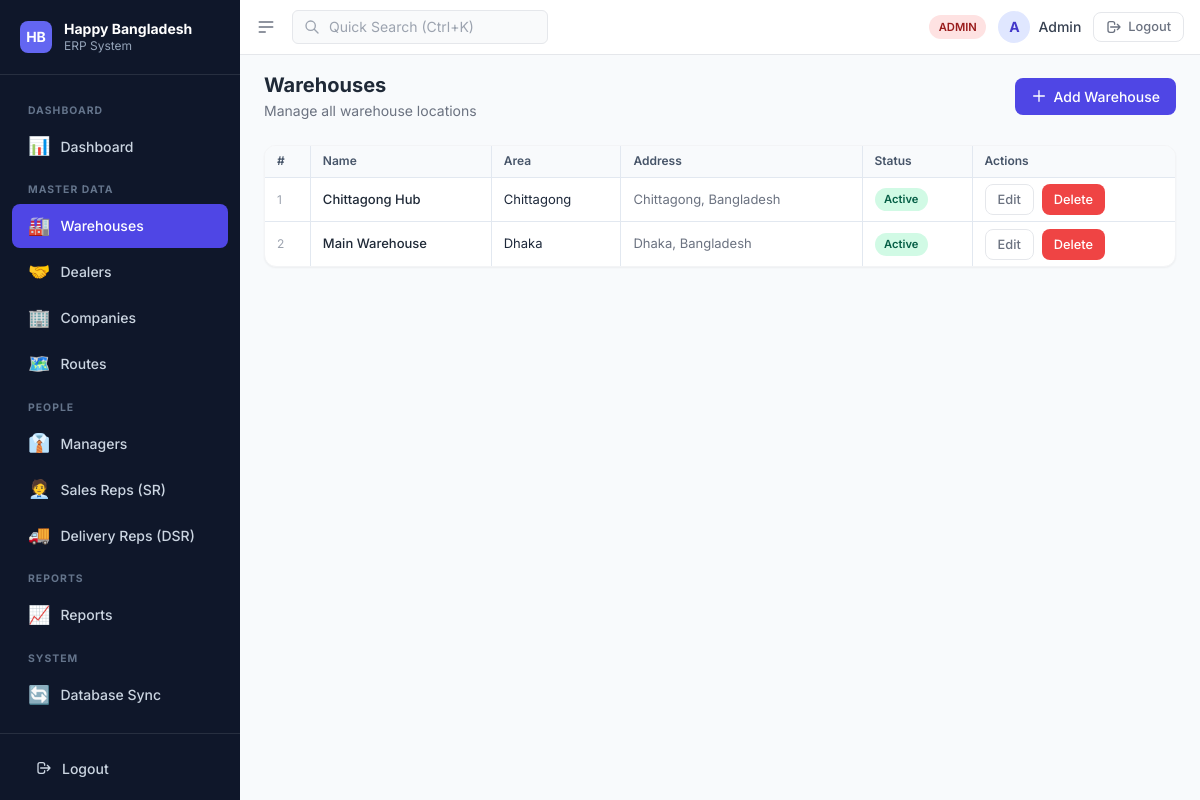
The app's page /admin/warehouses.php (signed in) with its own data.
### tables this page shows
CREATE TABLE IF NOT EXISTS warehouses (
  id INT AUTO_INCREMENT PRIMARY KEY,
  name VARCHAR(100) UNIQUE NOT NULL,
  address TEXT,
  area VARCHAR(100),
  status TINYINT DEFAULT 1,
  created_at TIMESTAMP DEFAULT CURRENT_TIMESTAMP
);

### config/session.php (called while the page is built, shortened)
<?php
function rootPath(): string {
    $is_localhost = in_array($_SERVER['HTTP_HOST'] ?? '', ['localhost', '127.0.0.1', '::1']);
    return $is_localhost ? '/happycrm2' : '';
}

### admin/warehouses.php (the view, shortened to what this page needs)
<?php
require_once __DIR__ . '/../config/session.php';
$pdo = getDB();
$warehouses = $pdo->query('SELECT * FROM warehouses WHERE status=1 ORDER BY id DESC')->fetchAll();
include __DIR__ . '/../includes/header.php';
?>
<div class="page-wrapper">
  <?php include __DIR__ . '/../includes/sidebar.php'; ?>
  <div class="main-content">
    <?php include __DIR__ . '/../includes/navbar.php'; ?>
    <div class="page-body">
      <div class="flex items-center justify-between mb-6">
        <div>
          <h2 class="text-xl font-bold text-gray-800">Warehouses</h2>
          <p class="text-sm text-gray-500 mt-0.5">Manage all warehouse locations</p>
        </div>
        <button onclick="openModal('add-modal')" class="btn btn-primary">
          <svg class="w-4 h-4" fill="none" stroke="currentColor" viewBox="0 0 24 24"><path stroke-linecap="round" stroke-linejoin="round" stroke-width="2" d="M12 4v16m8-8H4"/></svg>
          Add Warehouse
        </button>
      </div>
      <div class="bg-white rounded-xl shadow-sm border border-gray-100 overflow-hidden">
        <table class="data-table">
          <thead>
            <tr>
              <th>#</th><th>Name</th><th>Area</th><th>Address</th><th>Status</th><th>Actions</th>
            </tr>
          </thead>
          <tbody id="table-body">
            <?php foreach ($warehouses as $i => $w): ?>
            <tr>
              <td class="text-gray-400 text-xs"><?= $i + 1 ?></td>
              <td class="font-medium text-gray-800"><?= htmlspecialchars($w['name']) ?></td>
              <td><?= htmlspecialchars($w['area']) ?></td>
              <td class="text-gray-500"><?= htmlspecialchars($w['address']) ?></td>
              <td><span class="badge badge-success">Active</span></td>
              <td class="flex gap-2">
                <button onclick='editWarehouse(<?= json_encode($w) ?>)' class="btn btn-ghost btn-sm">Edit</button>
                <button onclick="deleteWarehouse(<?= $w['id'] ?>)" class="btn btn-danger btn-sm">Delete</button>
              </td>
            </tr>
            <?php endforeach; ?>
          </tbody>
        </table>
      </div>
    </div>
  </div>
</div>
<?php include __DIR__ . '/../includes/footer.php'; ?>

### includes/header.php (shortened to what this page needs)
<!DOCTYPE html>
<html lang="en">
<head>
  <script src="https://cdn.tailwindcss.com"></script>
  <link rel="stylesheet" href="<?= rootPath() ?>/assets/css/app.css" />
</head>
<body class="bg-gray-50">

### includes/sidebar.php (shortened to what this page needs)
<?php
require_once __DIR__ . '/../config/session.php';
$role     = $_SESSION['role'] ?? '';
$current  = $_SERVER['SCRIPT_NAME'] ?? '';
function navLink(string $href, string $icon, string $label, string $current): string {
    $active = (strpos($current, $href) !== false) ? 'active' : '';
    return '<a href="' . $href . '" class="sidebar-link ' . $active . '" title="' . $label . '"><span class="text-lg">' . $icon . '</span><span class="sidebar-text">' . $label . '</span></a>';
}
?>
<nav class="sidebar" id="app-sidebar">
  <div class="px-5 py-5 border-b border-white/10 flex items-center justify-between">
    <div class="flex items-center gap-3">
      <div class="w-8 h-8 bg-indigo-500 rounded-lg flex items-center justify-center text-white font-bold text-sm flex-shrink-0">HB</div>
      <div class="sidebar-text">
        <div class="text-white font-bold text-sm leading-tight whitespace-nowrap">Happy Bangladesh</div>
        <div class="text-slate-400 text-xs whitespace-nowrap">ERP System</div>
      </div>
    </div>
  </div>
  <div class="flex-1 px-3 py-4 space-y-0.5">
    <?php if ($role === 'admin'): ?>
      <div class="sidebar-section">Dashboard</div>
      <?= navLink(rootPath() . '/admin/index.php', '📊', 'Dashboard', $current) ?>
      <div class="sidebar-section">Master Data</div>
      <?= navLink(rootPath() . '/admin/warehouses.php', '🏭', 'Warehouses', $current) ?>
      <?= navLink(rootPath() . '/admin/dealers.php', '🤝', 'Dealers', $current) ?>
      <?= navLink(rootPath() . '/admin/companies.php', '🏢', 'Companies', $current) ?>
      <?= navLink(rootPath() . '/admin/routes.php', '🗺️', 'Routes', $current) ?>
      <div class="sidebar-section">People</div>
      <?= navLink(rootPath() . '/admin/managers.php', '👔', 'Managers', $current) ?>
      <?= navLink(rootPath() . '/admin/sr.php', '🧑‍💼', 'Sales Reps (SR)', $current) ?>
      <?= navLink(rootPath() . '/admin/dsr.php', '🚚', 'Delivery Reps (DSR)', $current) ?>
      <div class="sidebar-section">Reports</div>
      <?= navLink(rootPath() . '/admin/reports.php', '📈', 'Reports', $current) ?>
      <div class="sidebar-section">System</div>
      <?= navLink(rootPath() . '/admin/db_sync.php', '🔄', 'Database Sync', $current) ?>
    <?php elseif ($role === 'dsr'): ?>
      <div class="sidebar-section">Dashboard</div>
      <?= navLink(rootPath() . '/dsr/index.php', '📊', 'Dashboard', $current) ?>
      <?= navLink(rootPath() . '/dsr/expenses.php', '💰', 'My Expenses', $current) ?>
    <?php elseif ($role === 'dealer'): ?>
      <div class="sidebar-section">Dashboard</div>
      <?= navLink(rootPath() . '/dealer/index.php', '📊', 'Dashboard', $current) ?>
    <?php endif; ?>
  </div>
  <div class="px-5 py-4 border-t border-white/10">
    <a href="<?= rootPath() ?>/logout.php" class="sidebar-link w-full">
      <svg class="w-4 h-4" fill="none" stroke="currentColor" viewBox="0 0 24 24"><path stroke-linecap="round" stroke-linejoin="round" stroke-width="2" d="M17 16l4-4m0 0l-4-4m4 4H7m6 4v1a3 3 0 01-3 3H6a3 3 0 01-3-3V7a3 3 0 013-3h4a3 3 0 013 3v1"/></svg>
      <span>Logout</span>
    </a>
  </div>
</nav>

### includes/navbar.php (shortened to what this page needs)
<?php
require_once __DIR__ . '/../config/session.php';
$userName  = htmlspecialchars($_SESSION['name']  ?? 'User');
$userRole  = htmlspecialchars($_SESSION['role']  ?? '');
$roleColors = [
  'admin'   => 'badge-danger',
  'manager' => 'badge-info',
  'dsr'     => 'badge-warning',
  'dealer'  => 'badge-success',
  'sr'      => 'badge-gray',
];
$roleBadge = $roleColors[$userRole] ?? 'badge-gray';
$rootPath  = rtrim(dirname($_SERVER['SCRIPT_NAME']), '/') . '/..';
?>
<header class="bg-white border-b border-gray-200 px-4 py-2.5 flex items-center justify-between sticky top-0 z-30">
  <div class="flex items-center gap-4">
    <button id="desktop-sidebar-toggle" class="text-gray-500 hover:text-gray-700 hidden lg:block" onclick="document.getElementById('app-sidebar').classList.toggle('collapsed')">
      <svg class="w-5 h-5" fill="none" stroke="currentColor" viewBox="0 0 24 24"><path stroke-linecap="round" stroke-linejoin="round" stroke-width="2" d="M4 6h16M4 12h16M4 18h7"/></svg>
    </button>
    <div class="relative hidden md:block">
      <svg class="w-4 h-4 absolute left-3 top-1/2 -translate-y-1/2 text-gray-400" fill="none" stroke="currentColor" viewBox="0 0 24 24"><path stroke-linecap="round" stroke-linejoin="round" stroke-width="2" d="M21 21l-6-6m2-5a7 7 0 11-14 0 7 7 0 0114 0z"/></svg>
      <input type="text" placeholder="Quick Search (Ctrl+K)" class="pl-9 pr-4 py-1.5 text-sm bg-gray-50 border border-gray-200 rounded-md focus:outline-none focus:ring-2 focus:ring-indigo-500/20 focus:border-indigo-500 w-64 transition-all" />
    </div>
  </div>
  <div class="flex items-center gap-3">
    <span class="badge <?= $roleBadge ?> uppercase"><?= $userRole ?></span>
    <div class="flex items-center gap-2">
      <div class="w-8 h-8 rounded-full bg-indigo-100 flex items-center justify-center text-indigo-700 font-bold text-sm">
        <?= strtoupper(substr($userName, 0, 1)) ?>
      </div>
      <span class="text-sm font-medium text-gray-700 hidden sm:block"><?= $userName ?></span>
    </div>
    <a href="<?= $rootPath ?>/logout.php" class="btn btn-ghost btn-sm">
      <svg class="w-4 h-4" fill="none" stroke="currentColor" viewBox="0 0 24 24"><path stroke-linecap="round" stroke-linejoin="round" stroke-width="2" d="M17 16l4-4m0 0l-4-4m4 4H7m6 4v1a3 3 0 01-3 3H6a3 3 0 01-3-3V7a3 3 0 013-3h4a3 3 0 013 3v1"/></svg>
      Logout
    </a>
  </div>
</header>

### includes/footer.php (shortened to what this page needs)
</body>
</html>

### assets/css/app.css (style rules this page uses)
.sidebar-link { display: flex; align-items: center; gap: 0.625rem; padding: 0.5rem 1rem; border-radius: 0.5rem; color: #cbd5e1; font-size: 0.875rem; font-weight: 500; transition: background 0.15s, color 0.15s; text-decoration: none; }
.sidebar-link.active { background: #4F46E5; color: #fff; }
.sidebar-section { font-size: 0.65rem; font-weight: 700; text-transform: uppercase; letter-spacing: 0.1em; color: #64748b; padding: 0.75rem 1rem 0.25rem; }
.data-table { width: 100%; border-collapse: separate; border-spacing: 0; font-size: 0.8125rem; color: #1e293b; }
.data-table th { background: #F8FAFC; color: #475569; font-size: 0.75rem; font-weight: 600; padding: 0.4rem 0.75rem; text-align: left; position: sticky; top: 0; z-index: 10; border-bottom: 1px solid #E2E8F0; border-right: 1px solid #E2E8F0; white-space: nowrap; }
.data-table th:last-child { border-right: none; }
.data-table td { padding: 0.4rem 0.75rem; border-bottom: 1px solid #E2E8F0; border-right: 1px solid #E2E8F0; vertical-align: middle; white-space: nowrap; }
.data-table td:last-child { border-right: none; }
.data-table tr:last-child td { border-bottom: none; }
.btn { display: inline-flex; align-items: center; gap: 0.375rem; padding: 0.5rem 1rem; border-radius: 0.5rem; font-size: 0.875rem; font-weight: 500; cursor: pointer; border: none; transition: all 0.15s; text-decoration: none; }
.btn-primary { background: #4F46E5; color: #fff; }
.btn-danger { background: #EF4444; color: #fff; }
.btn-ghost { background: transparent; color: #6B7280; border: 1px solid #E5E7EB; }
.btn-sm { padding: 0.3rem 0.75rem; font-size: 0.8rem; }
.badge { display: inline-flex; align-items: center; padding: 0.2rem 0.6rem; border-radius: 999px; font-size: 0.7rem; font-weight: 600; }
.badge-success { background: #D1FAE5; color: #065F46; }
.badge-danger { background: #FEE2E2; color: #991B1B; }
.page-wrapper { display: flex; min-height: 100vh; background: #F8FAFC; font-family: 'Inter', sans-serif; }
.sidebar { width: 240px; min-height: 100vh; background: #0F172A; flex-shrink: 0; display: flex; flex-direction: column; position: fixed; top: 0; left: 0; bottom: 0; overflow-y: auto; z-index: 40; transition: width 0.3s ease; }
.main-content { flex: 1; margin-left: 240px; display: flex; flex-direction: column; min-height: 100vh; transition: margin-left 0.3s ease; }
.page-body { flex: 1; padding: 1rem 1.5rem; display: flex; flex-direction: column; overflow: hidden; }

### includes/header.php (style rules this page uses)
body { font-family: 'Inter', sans-serif; }
* { box-sizing: border-box; }

### records on screen
warehouses: name "Chittagong Hub", area "Chittagong", address "Chittagong, Bangladesh"
warehouses: name "Main Warehouse", area "Dhaka", address "Dhaka, Bangladesh"

### other values on screen
$icon "📊 🏭 🤝 🏢 🗺️ 👔 🧑‍💼 🚚 📈 🔄"
$label "Dashboard Warehouses Dealers Companies Routes Managers Sales Reps (SR) Delivery Reps (DSR) Reports Database Sync"
$userRole "ADMIN"
substr($userName, 0, 1) "A"
$userName "Admin"
